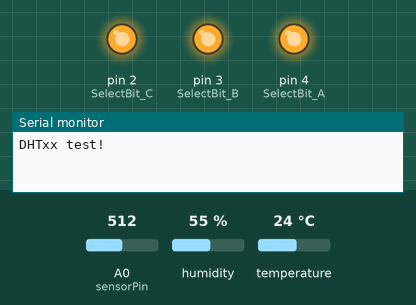
This sketch was run on a simulated Arduino Mega 2560, built with avr-gcc and run on an emulated ATmega2560. Parts: output pins drawn as LEDs (lit = HIGH), the last lines printed to the serial monitor. The test bench sets the inputs (shaded band); at power-on: A0 (sensorPin) = 512, temperature 24 °C, humidity 55 %.

Above: at 5.2 s.
5.3 s: A0 (sensorPin) set to 258
9.6 s: A0 (sensorPin) set to 227
At 13.8 s:
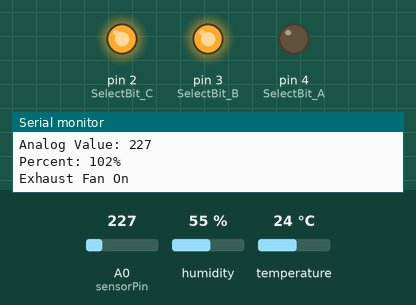
14.6 s: temperature set to 25.9 °C
At 17.0 s:
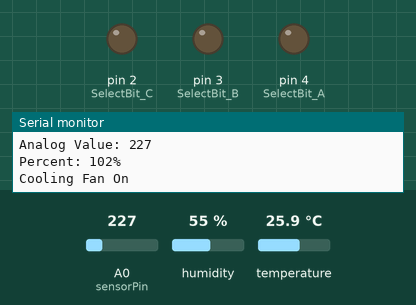
18.9 s: temperature set to 12 °C
At 23.4 s:
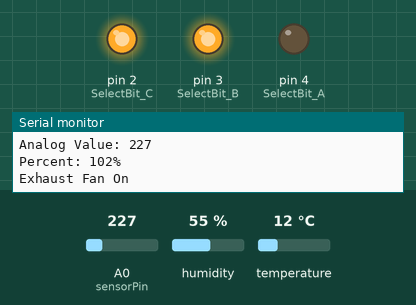
23.8 s: humidity set to 52 %
28.1 s: humidity set to 49 %
At 31.8 s:
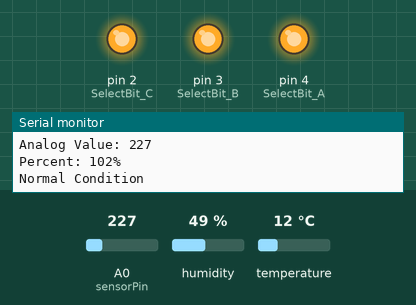
Timing chart, 0 to 33.3 s (numbered marks = the images above; inputs shaded):
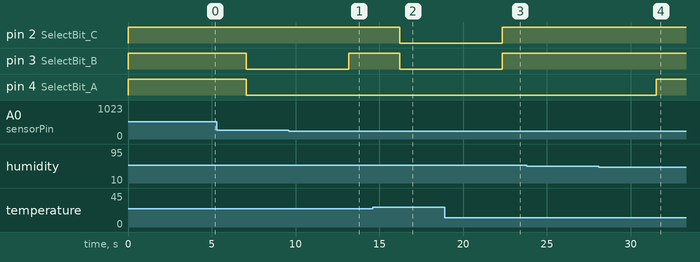

The sketch:

GreenhouseNew.ino
```cpp
#define SelectBit_A  4  // Arduino Digital I/O pin number
#define SelectBit_B  3
#define SelectBit_C  2


// DHT Sensor Part Starts
#include "DHT.h"
#define DHTPIN 6     // what digital pin we're connected to
#define DHTTYPE DHT22   // DHT 22  (AM2302), AM2321

DHT dht(DHTPIN, DHTTYPE);
// DHT Sensor Part Ended

// Soil Moisture Sensor Part Starts

int sensorPin = A0;
int sensorValue = 0;
int percent = 0;
// SM Ends

String str;

void setup() {
  // put your setup code here, to run once:

  Serial.begin(9600);
  Serial1.begin(115200);

  Serial.println("DHTxx test!");

  dht.begin();

  digitalWrite(SelectBit_A, 1);
  digitalWrite(SelectBit_B, 1);
  digitalWrite(SelectBit_C, 1);

  //---( THEN set pins as outputs )----
  pinMode(SelectBit_A, OUTPUT);
  pinMode(SelectBit_B, OUTPUT);
  pinMode(SelectBit_C, OUTPUT);

  delay(4000); //Check that all relays are inactive at Reset


}

void loop() {
  // Wait a few seconds between measurements.
  delay(2000);

  // Reading temperature or humidity takes about 250 milliseconds!
  // Sensor readings may also be up to 2 seconds 'old' (its a very slow sensor)
  float h = dht.readHumidity();
  // Read temperature as Celsius (the default)
  float t = dht.readTemperature();
  // Read temperature as Fahrenheit (isFahrenheit = true)
  float f = dht.readTemperature(true);

  // Check if any reads failed and exit early (to try again).
  if (isnan(h) || isnan(t) || isnan(f)) {
    Serial.println("Failed to read from DHT sensor!");
    return;
  }

  // Compute heat index in Fahrenheit (the default)
  float hif = dht.computeHeatIndex(f, h);
  // Compute heat index in Celsius (isFahreheit = false)
  float hic = dht.computeHeatIndex(t, h, false);

  Serial.print("Humidity: ");
  Serial.print(h);
  Serial.print(" %\t");
  Serial.print("Temperature: ");
  Serial.print(t);
  Serial.print(" *C ");
  Serial.print(f);
  Serial.print(" *F\t");
  Serial.print("Heat index: ");
  Serial.print(hic);
  Serial.print(" *C ");
  Serial.print(hif);
  Serial.println(" *F");


  //Soil moisture
  sensorValue = analogRead(sensorPin);
  percent = convertToPercent(sensorValue);
  percent = percent -40;
  printValuesToSerial();
  delay(1000);
  // Ends

  str =String("Humidity:")+String(h)+String("Tempurature:")+String(t)+String("Soil Moisture:")+String(percent);
  Serial1.println(str);


  if(percent<100)
  {
    digitalWrite(SelectBit_A, 0);
    digitalWrite(SelectBit_B, 0);
    digitalWrite(SelectBit_C, 1);
    Serial.println("Water Pump On");
  }

  else if(t>25)
  {
  digitalWrite(SelectBit_A, 0);
  digitalWrite(SelectBit_B, 0);
  digitalWrite(SelectBit_C, 0);
  Serial.println("Cooling Fan On");
  }

  else if (h>50)
  {
  digitalWrite(SelectBit_A, 0);
  digitalWrite(SelectBit_B, 1);
  digitalWrite(SelectBit_C, 1);
  Serial.println("Exhaust Fan On");
  }

  else{
  digitalWrite(SelectBit_A, 1);
  digitalWrite(SelectBit_B, 1);
  digitalWrite(SelectBit_C, 1);
  Serial.println("Normal Condition");
  }

//  digitalWrite(SelectBit_A, 0);
//  digitalWrite(SelectBit_B, 0);
//  digitalWrite(SelectBit_C, 1);
//
//  delay(1000);
//
//  digitalWrite(SelectBit_A, 0);
//  digitalWrite(SelectBit_B, 1);
//  digitalWrite(SelectBit_C, 0);
//
//  delay(1000);
//
//  digitalWrite(SelectBit_A, 0);
//  digitalWrite(SelectBit_B, 1);
//  digitalWrite(SelectBit_C, 1);
//
//  delay(1000);
//
//  digitalWrite(SelectBit_A, 0);
//  digitalWrite(SelectBit_B, 0);
//  digitalWrite(SelectBit_C, 0);


}

// Soil Moisture codes
int convertToPercent(int value)
{
  int percentValue = 0;
  percentValue = map(value, 1023, 465, 0, 100);
  return percentValue;
}

void printValuesToSerial()
{
  Serial.print("\n\nAnalog Value: ");
  Serial.print(sensorValue);
  Serial.print("\nPercent: ");
  Serial.print(percent);
  Serial.print("%");
  Serial.print("\n");
}
// Soil Moisture Code ends.
```

Measured:
- the behaviour switches between 242 and 241 on A0 (sensorPin) (found by bisection; images 0 and 1)
- the behaviour switches between 25 and 25.1 °C on temperature (found by bisection; images 1 and 2)
- the behaviour switches between 51 and 50 % on humidity (found by bisection; images 3 and 4)
- after the input at 9.6 s, pin 3 (SelectBit_B): LOW → HIGH after 3.6 s
- after the input at 14.6 s, pin 2 (SelectBit_C), pin 3 (SelectBit_B): HIGH → LOW after 1.6 s
- after the input at 18.9 s, pin 2 (SelectBit_C), pin 3 (SelectBit_B): LOW → HIGH after 3.4 s
- after the input at 28.1 s, pin 4 (SelectBit_A): LOW → HIGH after 3.4 s
